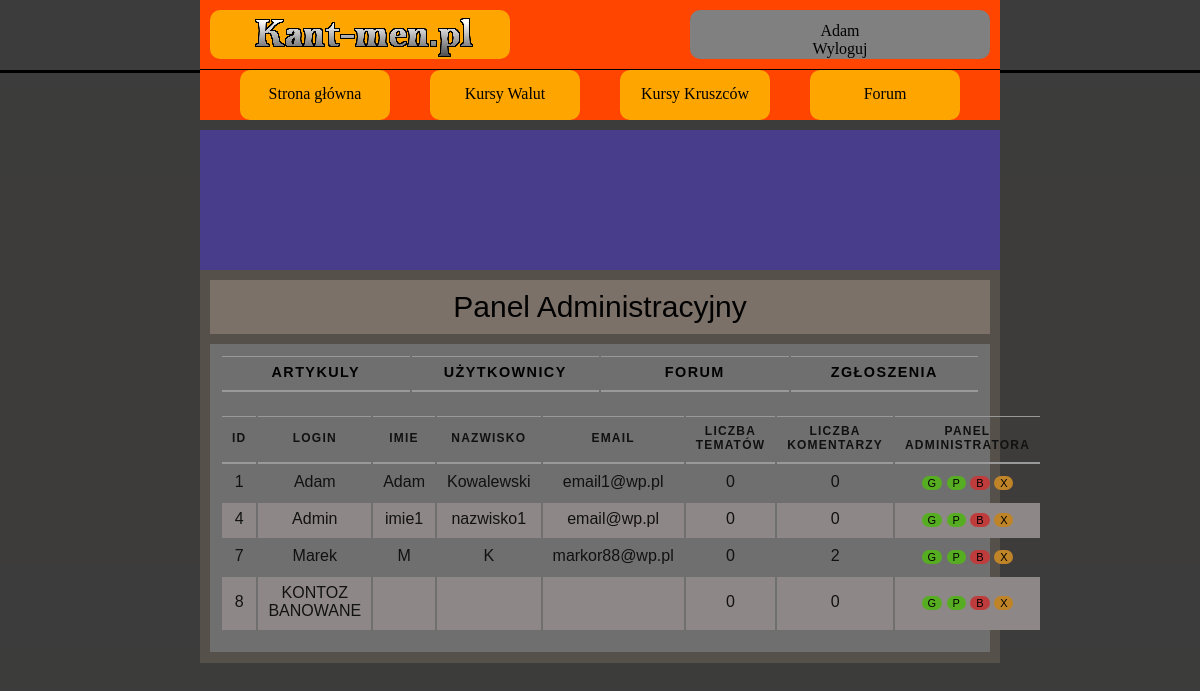
The app's page /panel_admin_u.php (signed in) with its own data.
### tables this page shows
CREATE TABLE `user` (
  `ID_USER` int(10) NOT NULL,
  `LOGIN` varchar(20) NOT NULL,
  `HASLO` char(255) NOT NULL,
  `IMIE` varchar(50) NOT NULL,
  `NAZWISKO` varchar(50) NOT NULL,
  `EMAIL` varchar(50) NOT NULL,
  `WIEK` int(10) NOT NULL,
  `MIASTO` varchar(50) NOT NULL,
  `KRAJ` varchar(50) NOT NULL,
  `OPIS_PROFILU` text DEFAULT NULL,
  `ZDJECIE` varchar(255) DEFAULT NULL,
  `STW_WATKI` int(10) NOT NULL DEFAULT 0,
  `LICZ_KOMENTARZY` int(10) NOT NULL DEFAULT 0,
  `UPRAWNIENIA` varchar(10) NOT NULL DEFAULT 'USER'
);

### panel_admin_u.php (the view, shortened to what this page needs)
<!DOCTYPE HTML>
<html>
<head>
    <link href="CSS/styleGlowne.css" rel="stylesheet" type="text/css">
    <link href="CSS/stylePanelAdmina.css" rel="stylesheet" type="text/css">
</head>
<body>
<?php
include_once('rysowanieMenu.php');
?>
<main>
    <article class="artykol">
        <div class="tytul_artykulu">
            Panel Administracyjny
        </div>
        <section class="sekcja">
            <table>
                <tr>
                    <th class="panel_artykuly">
                        <a href="panel_admin_a.php">Artykuly</a>
                    </th>
                    <th class="panel_uzytkownicy">
                        <a href="panel_admin_u.php">Użytkownicy</a>
                    </th>
                    <th class="panel_forum">
                        <a href="panel_admin_f.php">Forum</a>
                    </th>
                    <th class="panel_zgloszenia">
                        <a href="panel_admin_z.php">Zgłoszenia</a>
                    </th>
                </tr>
            </table>
                        <?php
                        require_once "polaczeniezMySQL.php";
                        $polaczenie = @new mysqli($host,$db_user,$db_password,$db_name);
                        if($polaczenie->connect_errno!=0)
                        {
                            echo "Error: ".$polaczenie->connect_errno;
                        }
                        else
                        {
                        $rezultat = $polaczenie->query("SELECT * FROM user");
                        if(!$rezultat)
                        {
                            throw new Exception($polaczenie->error);
                        }
                        else
                        {
                        $iterator = 0;
                        ?>
            <div class="tabliczki">
                <table>
                    <tr>
                        <th class="ID">ID</th>
                        <th class="uzytkownik_wst">Login</th>
                        <th class="uzytkownik_wst">Imie</th>
                        <th class="uzytkownik_wst">Nazwisko</th>
                        <th class="uzytkownik_wst">Email</th>
                        <th class="czas_wstawienia">Liczba tematów</th>
                        <th class="liczba_odwiedzin">Liczba Komentarzy</th>
                        <th class="panel_admin">Panel Administratora</th>
                    </tr>
                        <?php
                        while($row = mysqli_fetch_array($rezultat))
                        {
                            if(($iterator%2)==0)
                        {
                        ?>
                    <tr>
                        <td class="ID"><?php echo $row['ID_USER'];?></td>
                        <td class="uzytkownik_wst"><?php echo'<a href="profilowe.php?user='.$row['ID_USER'].'">'.$row['LOGIN'].'</a>';?></td>
                        <td class="uzytkownik_wst"><?php echo $row['IMIE'];?></td>
                        <td class="uzytkownik_wst"><?php echo $row['NAZWISKO'];?></td>
                        <td class="uzytkownik_wst"><?php echo $row['EMAIL'];?></td>
                        <td class="czas_wstawienia"><?php echo $row['STW_WATKI'];?></td>
                        <td class="liczba_odwiedzin"><?php echo $row['LICZ_KOMENTARZY'];?></td>
                        <td class="panel_admin">
                            <a><button type="button" class="mute_glowna" name="butt_glowna" method="post">G</button></a>
                            <a><button type="button" class="mute_glowna" name="butt_glowna" method="post">P</button></a>
                            <a><button type="button" class="ban_button" name="butt_ban" method="post">B</button></a>
                            <a ><button type="button" class="del_button" name="butt_del" method="post">X</button></a>
                        </td>
                    </tr>
                    <?php
                    }else{
                        ?>
                    <tr class="codrugi">
                        <td class="ID"><?php echo $row['ID_USER'];?></td>
                        <td class="uzytkownik_wst"><?php echo'<a href="profilowe.php?user='.$row['ID_USER'].'">'.$row['LOGIN'].'</a>';?></td>
                        <td class="uzytkownik_wst"><?php echo $row['IMIE'];?></td>
                        <td class="uzytkownik_wst"><?php echo $row['NAZWISKO'];?></td>
                        <td class="uzytkownik_wst"><?php echo $row['EMAIL'];?></td>
                        <td class="czas_wstawienia"><?php echo $row['STW_WATKI'];?></td>
                        <td class="liczba_odwiedzin"><?php echo $row['LICZ_KOMENTARZY'];?></td>
                        <td class="panel_admin">
                            <a><button type="button" class="mute_glowna" name="butt_glowna" method="post">G</button></a>
                            <a><button type="button" class="mute_glowna" name="butt_glowna" method="post">P</button></a>
                            <a><button type="button" class="ban_button" name="butt_ban" method="post">B</button></a>
                            <a ><button type="button" class="del_button" name="butt_del" method="post">X</button></a>
                        </td>
                    </tr>
                    <?php
                                            }
                                            $iterator++;
                                        }
                            }
                        }
                                        ?>
                </table>
            </div>
        </section>
    </article>
</main>
</body>
</html>

### CSS/styleGlowne.css (style rules this page uses)
body { background-color: white; justify-content: center; align-items: center; }
main { background-color: white; margin-left: auto; margin-right: auto; width: 1000px; height: auto; margin-top: 130px; align-items: center; }
a { text-decoration: none; color: inherit; }

### CSS/stylePanelAdmina.css (style rules this page uses)
body { background-image: linear-gradient(#3c3c3c, #3e3c3a); }
main { background-color: darkslateblue; width: 800px; }
.artykol { background-color:rgb(85, 81, 74); position:relative; top: 140px; padding-bottom: 1px; margin-bottom: 40px; margin-left: auto; margin-right: auto; }
.sekcja { position:relative; background-color: rgb(111, 111, 111); margin: 20px 10px 10px 10px; padding: 10px 10px 10px 10px; text-align: center; }
a { text-decoration: none; color: inherit; }
.tytul_artykulu { position: relative; background-color:rgb(124, 113, 104); width: auto; margin: 10px; padding: 10px; text-align: center; font-family: Impact,Arial,sans-serif; font-size: 30px; top: 10px; }
.tabliczki { color: #111111; margin: 20px auto 10px auto; }
table { width: 760px; font-family: Arial, Verdana, sans-serif; }
th, td { padding: 7px 10px 10px 10px; }
th { text-transform: uppercase; letter-spacing: 0.1em; font-size: 90%; border-bottom: 2px solid #999; border-top: 1px solid #999; text-align: center; }
tr.codrugi { background-color: #8e8787; }
td.panel_admin ,td.wstawione_memy,td.liczba_odwiedzin { text-align: center; }
th.panel_uzytkownicy, th.panel_forum, th.panel_artykuly, th.panel_zgloszenia { width: 25%; }
th.ID,th.uzytkownik_wst, th.czas_wstawienia,th.liczba_odwiedzin,th.panel_admin { font-size: 12px; }
.ban_button,.mute_button,.mute_glowna,.del_button,.mod_button { border: none; border-radius: 50px; transition: background .6s; font-size: 11px; }
.ban_button { background-color: #bf3c3c; }
.mute_glowna,.mute_button { background-color: #57ad21; }
.del_button { background-color: #be8427; }

### records on screen
user: ID_USER "1", LOGIN "Adam", IMIE "Adam", NAZWISKO "Kowalewski", EMAIL "email1@wp.pl", STW_WATKI "0", LICZ_KOMENTARZY "0"
user: ID_USER "4", LOGIN "Admin", IMIE "imie1", NAZWISKO "nazwisko1", EMAIL "email@wp.pl", STW_WATKI "0", LICZ_KOMENTARZY "0"
user: ID_USER "7", LOGIN "Marek", IMIE "M", NAZWISKO "K", EMAIL "markor88@wp.pl", STW_WATKI "0", LICZ_KOMENTARZY "2"
user: ID_USER "8", LOGIN "KONTOZ BANOWANE", STW_WATKI "0", LICZ_KOMENTARZY "0"

### other values on screen
$_SESSION['login_wyswietlanie'] "Adam"
